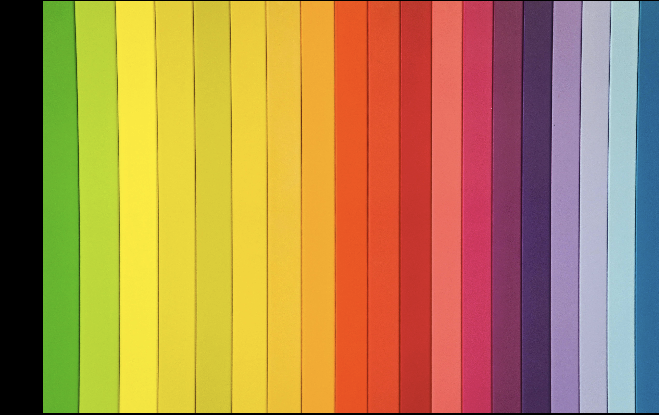
#> input picture opencvFirst/img/color_line.png, 659 x 415 px
$ python _08_binary_img_generator.py
#> lines starting #> are read from the running program, lines starting #| are printed output that depends on the picture; after the words box and inside, x2 and y2 are one past the last pixel; in counts of white or black regions, pixels touching at a corner belong together
# To create a Binary image we use the thresholding. In thresholding, we define the threshold for the pixel value where we compare the image pixel value with the threshold value. The steps are as follows:

# If the image is colored or in RGB format change it to grayscale image
# Define a threshold value.
# For each pixel present in the image, if the pixel value lies below the threshold value set that pixel value to 0 else 1.
# The result is a binary image.

import cv2
import matplotlib.pyplot as plt

# Step 1: Load the image
img = cv2.imread("./img/color_line.png")
#> img is the input picture: shape (415, 659, 3); mean B, G, R 78.7, 136.3, 175.8

# Step 2: Convert to Grayscale
gray_img = cv2.cvtColor(img, cv2.COLOR_BGR2GRAY)
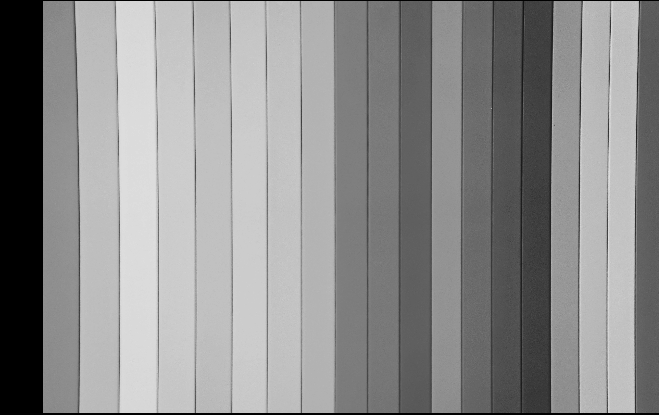
#> gray_img: shape (415, 659); min 0, max 227, mean 141.5


# Step 3.B: Apply Otsu’s Thresholding
# The threshold value is automatically chosen
_, binary_otsu = cv2.threshold(
    gray_img, 0, 255, cv2.THRESH_BINARY + cv2.THRESH_OTSU
)
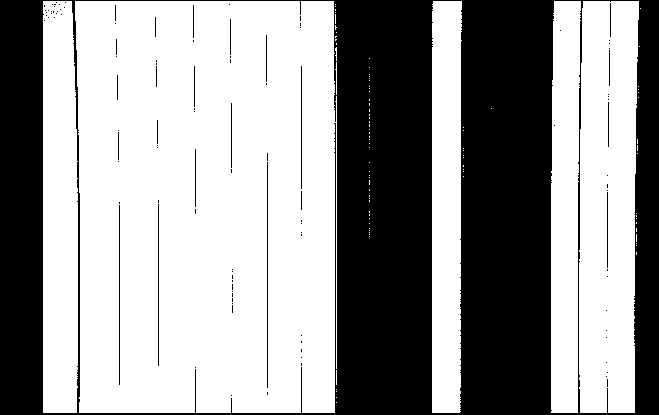
#> binary_otsu: shape (415, 659); 60% white; 110 black regions (90 under 20 px), largest, box (x1, y1, x2, y2) and area: (0, 0, 659, 415) 107874, (267, 162, 268, 388) 226, (119, 205, 120, 385) 180

# # Step 4: Show results
# cv2.imshow("Original", img)
# cv2.imshow("Gray", gray)
# cv2.imshow("Binary", binary_otsu)

#----------- USING MATPLOTLIB TO PLOT HISTOGRAM AND IMAGES -----------

# Step 4: Plot Histogram
plt.figure(figsize=(12,6))

# Histogram
plt.subplot(1,3,1)
plt.hist(gray_img.ravel(), 256, [0,256])
plt.axvline(_, color='r', linestyle='--', label=f"Otsu Threshold = {_:.0f}")
plt.title("Histogram of Grayscale Image")
plt.xlabel("Pixel Intensity")
plt.ylabel("Frequency")
plt.legend()

# Original Grayscale
plt.subplot(1,3,2)
plt.imshow(gray_img, cmap='gray')
plt.title("Grayscale Image")
plt.axis("off")

# Otsu Binary Result
plt.subplot(1,3,3)
plt.imshow(binary_otsu, cmap='gray')
plt.title("Binary Image (Otsu)")
plt.axis("off")

plt.tight_layout()
plt.show()
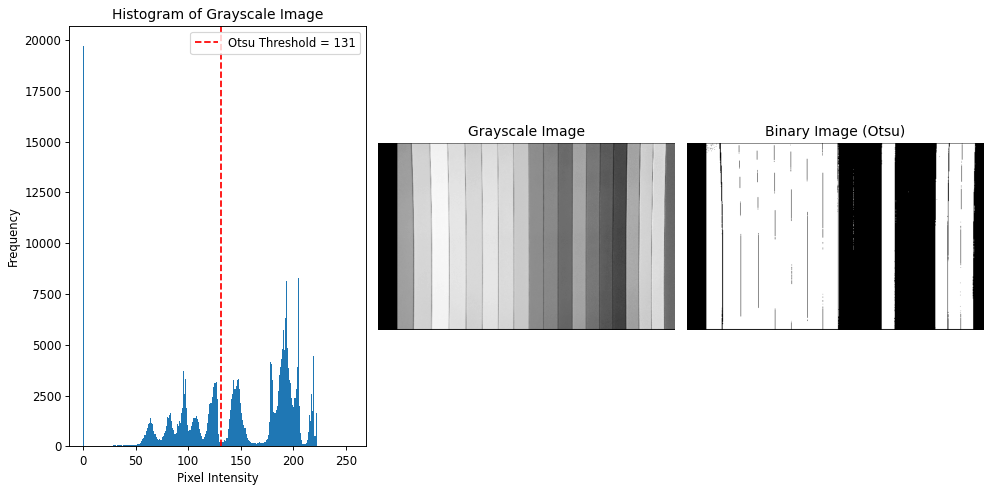
#> figure drawn by matplotlib, 3 panels; panel 1: tallest bar 19693 high, from x = 0 to 1

cv2.waitKey(0)
cv2.destroyAllWindows()

# python _08_binary_img_generator.py

#note
# THRESH_BINARY: above 127 → 255, else 0.
# THRESH_BINARY_INV: inverse of above.
# THRESH_TRUNC: above 127 → set to 127, else keep as is.
# THRESH_TOZERO: below 127 → 0, above → unchanged.
# THRESH_TOZERO_INV: inverse of above.

# ADAPTIVE_THRESH_MEAN_C: threshold = mean of neighborhood − C.

# ADAPTIVE_THRESH_GAUSSIAN_C: threshold = weighted sum (Gaussian) of neighborhood − C.

$ run again, with opencvFirst/img/face.png copied over opencvFirst/img/color_line.png
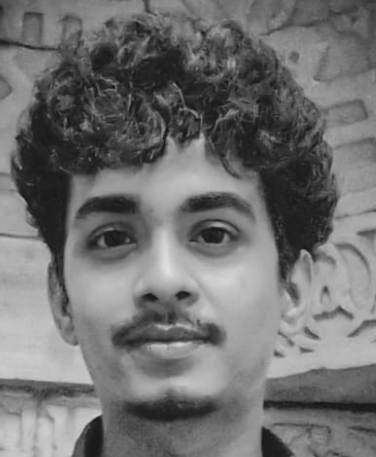
#> input picture opencvFirst/img/face.png, 376 x 457 px
#> img is the input picture: shape (457, 376, 3); mean B, G, R 112.7, 112.7, 112.7
#> `_, binary_otsu = cv2.threshold( gray_img, 0, 255, cv2.THRESH_BINARY + ..`:
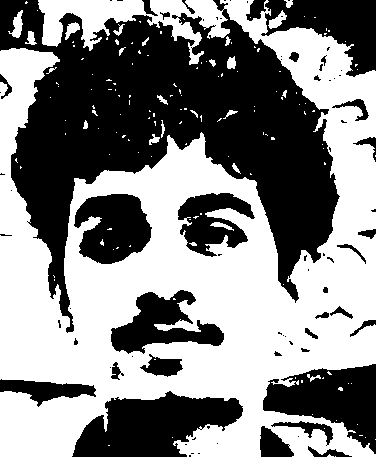
#> binary_otsu: shape (457, 376); 52.6% white; 79 black regions (47 under 20 px), largest, box (x1, y1, x2, y2) and area: (0, 0, 340, 333) 48855, (72, 391, 243, 457) 7142, (263, 364, 376, 454) 5551
#> `plt.show()`:
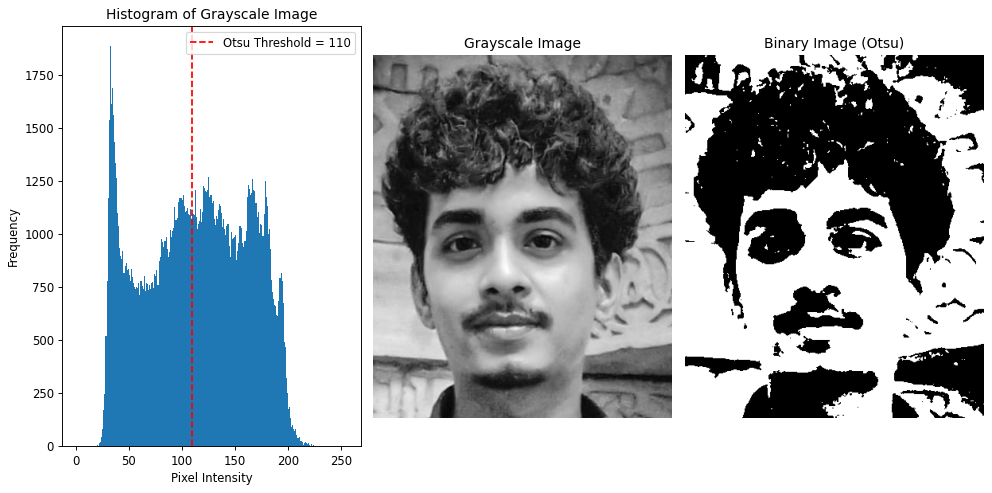
#> figure drawn by matplotlib, 3 panels; panel 1: tallest bar 1885 high, from x = 32 to 33

$ run again, with opencvFirst/img/img1.png copied over opencvFirst/img/color_line.png
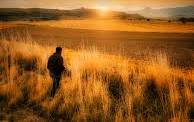
#> input picture opencvFirst/img/img1.png, 194 x 122 px
#> img is the input picture: shape (122, 194, 3); mean B, G, R 33, 91.6, 149.8
#> `_, binary_otsu = cv2.threshold( gray_img, 0, 255, cv2.THRESH_BINARY + ..`:
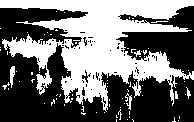
#> binary_otsu: shape (122, 194); 43.7% white; 78 white regions (71 under 20 px), largest, box (x1, y1, x2, y2) and area: (0, 0, 194, 112) 9899, (10, 66, 15, 88) 73, (125, 93, 132, 110) 53
#> `plt.show()`:
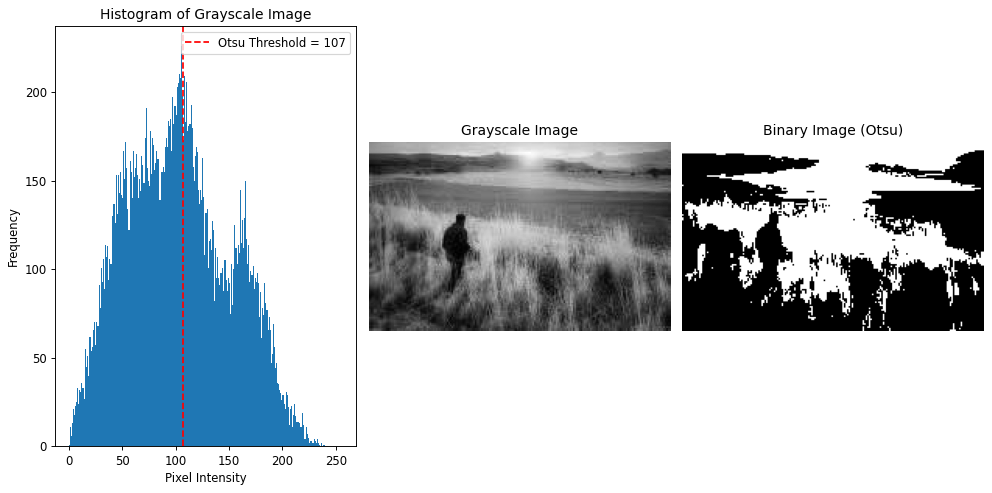
#> figure drawn by matplotlib, 3 panels; panel 1: tallest bar 226 high, from x = 105 to 106
